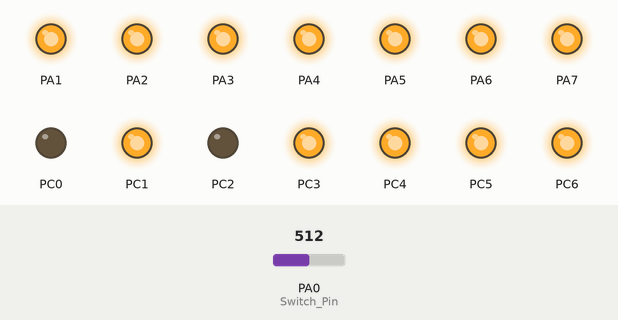
Simulated run of this program. Board: ATmega32, built with avr-gcc and emulated at 12 MHz (the files do not name the chip). Parts: output pins drawn as LEDs (lit = HIGH). The test bench sets the inputs (shaded band); at power-on: PA0 (Switch_Pin) = 512. Pins used as bus, display or sensor lines are not drawn.

Above: at 0.1 s.
Timing chart, 0 to 1.6 s (numbered marks = the images above):
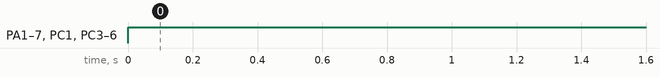

The program:

main.c
```c
/*******************************/
/* Author  : Areej Ayman Helal */
/* Version : V01               */
/* Date    : 3 Feb  2020       */
/*******************************/

#include "STD_TYPES.h"
#include <util/delay.h>

#include "PORT_interface.h"
#include "DIO_interface.h"
#include "CLCD_interface.h"
#include "ADC_interface.h"
# define F_CPU 12000000UL


#include "PORT_register.h"

void main (void)
{
	PortInitialize();
	CLCD_voidInitialize();
	ADC_init();
	 while(1)
	 {
		 u8 ADC_Reading= ADC_GetChannelReading(0);
		 u16 Analog_value_MV= ((u32)ADC_Reading*5000UL)/256UL;
		 u16 Temp = Analog_value_MV/10;
		 CLCD_voidWriteCmd(0b00000001);
		 CLCD_voidWriteNumber(Temp);
	 }
}
```

CLCD_config.h
```c
/*******************************/
/* Author  : Areej Ayman Helal */
/* Version : V01               */
/* Date    : 3 Feb  2020       */
/*******************************/

#define CLCD_u8_RS_PORT 'D'
#define CLCD_u8_RS_PIN	0

#define CLCD_u8_RW_PORT 'D'
#define CLCD_u8_RW_PIN	1

#define CLCD_u8_E_PORT 'D'
#define CLCD_u8_E_PIN	2

#define CLCD_u8_DATA_PORT 'B'

#define CLCD_u8_D0	7
#define CLCD_u8_D1	6
#define CLCD_u8_D2	5
#define CLCD_u8_D3	4
#define CLCD_u8_D4	3
#define CLCD_u8_D5	2
#define CLCD_u8_D6	1
#define CLCD_u8_D7	0

/*
 * Options: 1-FOUR_BITS_MODE
 * 			2-EIGHT_BITS_MODE*/
#define CLCD_u8_DATA_LENGTH EIGHT_BITS_MODE
```

Switch_config.h
```c
/*******************************/
/* Author  : Areej Ayman Helal */
/* Version : V01               */
/* Date    : 3 Feb  2020       */
/*******************************/

/*Choose value from 0 to 1*/
#define Switch_Pin 0

/*Choose value from 'A' , 'B' , 'C' ,'D' */
#define Switch_Port 'A'

/*Choose PULL UP 1 , PULL DOWN 0*/
#define RELEASE_State 1
```

ADC_interface.h
```c
/*******************************/
/* Author  : Areej Ayman Helal */
/* Version : V01               */
/* Date    : 3 Feb  2020       */
/*******************************/


#ifndef ADC_INTERFACE_H_
#define ADC_INTERFACE_H_

#define ADMUX   *((volatile u8 *)0x27)
#define ADCSRA  *((volatile u8 *)0x26)
#define ADCH    *((volatile u8 *)0x25)
#define ADCL    *((volatile u8 *)0x24)

void ADC_init(void);
u8 ADC_GetChannelReading(u8 channel);
#endif /* ADC_INTERFACE_H_ */
```

ADC_program.c
```c
/*******************************/
/* Author  : Areej Ayman Helal */
/* Version : V01               */
/* Date    : 3 Feb  2020       */
/*******************************/

#include "STD_TYPES.h"
#include "BIT_MATH.h"
#include "ADC_interface.h"
void ADC_init(void){
	/*AREF is selected*/
	CLR_BIT(ADMUX,7);
	SET_BIT(ADMUX,6);
	/*Left adjustment is selected*/
	SET_BIT(ADMUX,5);
	/*Enable ADC*/
	SET_BIT(ADCSRA,7);
	/*Prescaler is 128 */
	SET_BIT(ADCSRA,2);
	SET_BIT(ADCSRA,1);
	SET_BIT(ADCSRA,0);
}
 u8 ADC_GetChannelReading(u8 channel){
	 ADMUX &=0b11100000;
	 ADMUX |=channel;
	 /*enable ADC*/
	 //SET_BIT(ADCSRA,7);
	 /*Start ADC*/
	 SET_BIT(ADCSRA,6);
	 while((GET_BIT(ADCSRA,4))==0);
	 /*Clear the flag*/
	 SET_BIT(ADCSRA,4);
	 return ADCH;
 }
```

CLCD_interface.h
```c
/*******************************/
/* Author  : Areej Ayman Helal */
/* Version : V01               */
/* Date    : 3 Feb  2020       */
/*******************************/

/*Description : This API shall initialize LCD*/
void CLCD_voidInitialize(void);

/*Description : This API shall display data on LCD*/
void CLCD_voidWriteData(u8 copy_u8Data);

/*Description : This API shall excute command on LCD*/
void CLCD_voidWriteCmd(u8 copy_u8Cmd);


void setLocation(u8 Row,u8 Col);

/*Description : This API shall excute command on LCD*/
void CLCD_voidWriteCmd(u8 copy_u8Cmd);

#define CLCD_u8_LINE_ONE 0
#define CLCD_u8_LINE_TWO 1

void CLCD_voidGoToXPos(u8 Copy_u8XPos,u8 Copy_u8YPos);

void CLCD_void_WriteString(const char* Copy_pchString);

void CLCD_voidWriteNumber(float number) ;
```

CLCD_program.c
```c
/*******************************/
/* Author  : Areej Ayman Helal */
/* Version : V01               */
/* Date    : 3 Feb  2020       */
/*******************************/

#include "STD_TYPES.h"
#include "BIT_MATH.h"
#include <util/delay.h>
#include "DIO_interface.h"
#include "CLCD_interface.h"
#include "CLCD_config.h"
#include "CLCD_register.h"
#include "CLCD_private.h"


/*Description : This API shall initialize LCD*/
void CLCD_voidInitialize(void)
{

	_delay_ms(40);
#if CLCD_u8_DATA_LENGTH == FOUR_BITS_MODE

	/*Set RS = 0 */
	DIO_setPinValue(CLCD_u8_RS_PORT,CLCD_u8_RS_PIN,0);

	/*Set RW = 0 */
	DIO_setPinValue(CLCD_u8_RW_PORT,CLCD_u8_RW_PIN,0);

	/*Send 0010*/
	CLCD_voidSetHalfDataPort(0b0010);
	/*Send Enable Pulse */
	CLCD_voidSetEnablePulse();

	/*Send 0010 Again*/
	CLCD_voidSetHalfDataPort(0b0010);
	/*Send Enable Pulse */
	CLCD_voidSetEnablePulse();

	/*Send 2 Lines Display , Font =5*7*/
	CLCD_voidSetHalfDataPort(0b1000);
	/*Send Enable Pulse */
	CLCD_voidSetEnablePulse();
	/*Display On Command*/
	CLCD_voidWriteCmd(0b00001100);
	/*Display Clear*/
	CLCD_voidWriteCmd(0b00000001);
	_delay_ms(2);

#elif	CLCD_u8_DATA_LENGTH == EIGHT_BITS_MODE
	/*Set Two Lines*/
	CLCD_voidWriteCmd(0b00111100);
	/*Display On Command*/
	CLCD_voidWriteCmd(0b00001100);
	/*Display Clear*/
	CLCD_voidWriteCmd(0b00000001);
	_delay_ms(2);

#else #error "wrong Data Length Choice"
#endif


}

/*Description : This API shall display data on LCD*/
void CLCD_voidWriteData(u8 Copy_u8Data)
{
	/*Set RS = 1 */
	DIO_setPinValue(CLCD_u8_RS_PORT,CLCD_u8_RS_PIN,1);
	/*Set RW = 0 */
	DIO_setPinValue(CLCD_u8_RW_PORT,CLCD_u8_RW_PIN,0);


#if CLCD_u8_DATA_LENGTH == FOUR_BITS_MODE
	/*Set Higher Order 4 bits of the command*/
	CLCD_voidSetHalfDataPort(Copy_u8Data >> 4);

	/*Send the enable Pulse*/
	CLCD_voidSetEnablePulse();

	/*Set Lower Order 4 bits of the command*/
	CLCD_voidSetHalfDataPort(Copy_u8Data);

	/*Send the enable Pulse*/
	CLCD_voidSetEnablePulse();

#elif CLCD_u8_DATA_LENGTH == EIGHT_BITS_MODE
	/*Set Data on data port */
	CLCD_voidSetDataPort(Copy_u8Data);

	/*Send the enable Pulse*/
	CLCD_voidSetEnablePulse();

#else	#error "Wrong Data Length Choice"
#endif


}

/*Description : This API shall excute command on LCD*/
void CLCD_voidWriteCmd(u8 Copy_u8Cmd)
{

	/*Set RS = 0 */
	DIO_setPinValue(CLCD_u8_RS_PORT,CLCD_u8_RS_PIN,0);

	/*Set RW = 0 */
	DIO_setPinValue(CLCD_u8_RW_PORT,CLCD_u8_RW_PIN,0);

#if CLCD_u8_DATA_LENGTH == FOUR_BITS_MODE
	/*Set Higher Order 4 bits of the command*/
	CLCD_voidSetHalfDataPort(Copy_u8Cmd >> 4);

	/*Send the enable Pulse*/
	CLCD_voidSetEnablePulse();

	/*Set Lower Order 4 bits of the command*/
	CLCD_voidSetHalfDataPort(Copy_u8Cmd);

	/*Send the enable Pulse*/
	CLCD_voidSetEnablePulse();

#elif CLCD_u8_DATA_LENGTH == EIGHT_BITS_MODE
	/*Set Data on data port */
	CLCD_voidSetDataPort(Copy_u8Cmd);

	/*Send the enable Pulse*/
	CLCD_voidSetEnablePulse();

#else	#error "Wrong Data Length Choice"
#endif

}

static void CLCD_voidSetEnablePulse(void)
{
	/*Enable pulse */
	DIO_setPinValue(CLCD_u8_E_PORT,CLCD_u8_E_PIN,1);
	_delay_ms(1);
	DIO_setPinValue(CLCD_u8_E_PORT,CLCD_u8_E_PIN,0);
	_delay_ms(1);

}

static void CLCD_voidSetHalfDataPort(u8 Copy_u8Data)
{
	u8 Local_u8BitVal;
	Local_u8BitVal = GET_BIT(Copy_u8Data,0);
	DIO_setPinValue(CLCD_u8_DATA_PORT,CLCD_u8_D4,Local_u8BitVal);

	Local_u8BitVal = GET_BIT(Copy_u8Data,1);
	DIO_setPinValue(CLCD_u8_DATA_PORT,CLCD_u8_D5,Local_u8BitVal);

	Local_u8BitVal = GET_BIT(Copy_u8Data,2);
	DIO_setPinValue(CLCD_u8_DATA_PORT,CLCD_u8_D6,Local_u8BitVal);

	Local_u8BitVal = GET_BIT(Copy_u8Data,3);
	DIO_setPinValue(CLCD_u8_DATA_PORT,CLCD_u8_D7,Local_u8BitVal);
}


static void CLCD_voidSetDataPort(u8 Copy_u8Data)
{
	u8 Local_u8BitVal;
	Local_u8BitVal = GET_BIT(Copy_u8Data,0);
	DIO_setPinValue(CLCD_u8_DATA_PORT,CLCD_u8_D0,Local_u8BitVal);
	Local_u8BitVal = GET_BIT(Copy_u8Data,1);
	DIO_setPinValue(CLCD_u8_DATA_PORT,CLCD_u8_D1,Local_u8BitVal);
	Local_u8BitVal = GET_BIT(Copy_u8Data,2);
	DIO_setPinValue(CLCD_u8_DATA_PORT,CLCD_u8_D2,Local_u8BitVal);
	Local_u8BitVal = GET_BIT(Copy_u8Data,3);
	DIO_setPinValue(CLCD_u8_DATA_PORT,CLCD_u8_D3,Local_u8BitVal);
	Local_u8BitVal = GET_BIT(Copy_u8Data,4);
	DIO_setPinValue(CLCD_u8_DATA_PORT,CLCD_u8_D4,Local_u8BitVal);
	Local_u8BitVal = GET_BIT(Copy_u8Data,5);
	DIO_setPinValue(CLCD_u8_DATA_PORT,CLCD_u8_D5,Local_u8BitVal);
	Local_u8BitVal = GET_BIT(Copy_u8Data,6);
	DIO_setPinValue(CLCD_u8_DATA_PORT,CLCD_u8_D6,Local_u8BitVal);
	Local_u8BitVal = GET_BIT(Copy_u8Data,7);
	DIO_setPinValue(CLCD_u8_DATA_PORT,CLCD_u8_D7,Local_u8BitVal);
}


void setLocation(u8 Row,u8 Col)
{
	switch(Row)
	{
	case 0:
		switch(Col)
		{
		case 1:
			/*set ddram*/
			CLCD_voidWriteCmd(0b10000000);
			break;
		case 2:
			/*set ddram*/
			CLCD_voidWriteCmd(0b10000010);
			break;
		case 3:
			/*set ddram*/
			CLCD_voidWriteCmd(0b10000100);
			break;
		case 4:
			/*set ddram*/
			CLCD_voidWriteCmd(0b10000111);
			break;
		case 5:
			/*set ddram*/
			CLCD_voidWriteCmd(0b10001000);
			break;
		case 6:
			/*set ddram*/
			CLCD_voidWriteCmd(0b10001010);
			break;
		case 7:
			/*set ddram*/
			CLCD_voidWriteCmd(0b10001100);
			break;
		case 8:
			/*set ddram*/
			CLCD_voidWriteCmd(0b10001110);
			break;

		}

		break;
		case 1:
			switch(Col)
			{
			case 1:
				/*set ddram*/
				CLCD_voidWriteCmd(0b11000000);
				break;
			case 2:
				/*set ddram*/
				CLCD_voidWriteCmd(0b11000010);
				break;
			case 3:
				/*set ddram*/
				CLCD_voidWriteCmd(0b11000100);
				break;
			case 4:
				/*set ddram*/
				CLCD_voidWriteCmd(0b11000110);
				break;
			case 5:
				/*set ddram*/
				CLCD_voidWriteCmd(0b11001000);
				break;
			case 6:
				/*set ddram*/
				CLCD_voidWriteCmd(0b11001010);
				break;
			case 7:
				/*set ddram*/
				CLCD_voidWriteCmd(0b10001100);
				break;
			case 8:
				/*set ddram*/
				CLCD_voidWriteCmd(0b11001110);
				break;

			}
			break;
	}

}

void CLCD_voidGoToXPos(u8 Copy_u8XPos,u8 Copy_u8YPos)
{
	u8 Local_u8DDRamAdd;
	if(Copy_u8YPos==CLCD_u8_LINE_ONE)
	{
		Local_u8DDRamAdd=Copy_u8XPos;
	}
	else if(Copy_u8YPos==CLCD_u8_LINE_TWO)
	{
		Local_u8DDRamAdd=Copy_u8XPos + CLCD_u8_LINE_TWO_ADD_OFFSET;
	}
	else
	{
		/*Do Nothing*/
	}
	CLCD_voidWriteCmd(Local_u8DDRamAdd|CLCD_u8_SET_DDRAM_ADD_CMD);
}

void CLCD_void_WriteString(const char* Copy_pchString)
{
	while(*Copy_pchString !='\0')
	{
		CLCD_voidWriteData(*Copy_pchString);
		Copy_pchString ++;
	}
}

//basma function
void CLCD_voidWriteNumber(float number) {
	number = ((u32) (number * 100 + .5) / 100.0);
	if(number==0.00){
		CLCD_void_WriteString("0.00");
	}
	else{
	u32 decimal_value = number * 100;
	u8 count = 0;
	u32 temp = decimal_value;
	while (temp > 0) {
		temp = temp / 10;
		count++;
	}
	u8 arr[count];
    int i;
	for (i = count - 1; i >= 0; i--) {
		arr[i] = decimal_value % 10;
		decimal_value = decimal_value / 10;
	}
	for (i = 0; i < count - 2; i++) {
		CLCD_voidWriteData(arr[i]+48);
	}
	CLCD_voidWriteData('.');
	for (i = count - 2; i < count; i++) {
		CLCD_voidWriteData(arr[i]+48);
	}
	}
}
```

Switch_interface.h
```c
/*******************************/
/* Author  : Areej Ayman Helal */
/* Version : V01               */
/* Date    : 3 Feb  2020       */
/*******************************/

u8 getSwitchState(void);
```

Switch_program.c
```c
/*******************************/
/* Author  : Areej Ayman Helal */
/* Version : V01               */
/* Date    : 3 Feb  2020       */
/*******************************/

#include "STD_TYPES.h"
#include "BIT_MATH.h"

#include "DIO_interface.h"


#include "Switch_interface.h"
#include "Switch_config.h"
#include "Switch_private.h"


u8 getSwitchState(void)
{
	u8 Result;
	Result = DIO_getPinValue(Switch_Port , Switch_Pin  );
	#if RELEASE_STATE == 0

		return Result;

	#else

		return Result ^ 1 ; /*or we can Toggle to reverse the result */
	#endif
}
```

BIT_MATH.h
```c
/*******************************/
/* Author  : Areej Ayman Helal */
/* Version : V01               */
/* Date    : 3 Feb  2020       */
/*******************************/

#define SET_BIT(VAR,BIT_NO) (VAR|=(1<<BIT_NO))
#define CLR_BIT(VAR,BIT_NO) (VAR &=(~(1<<BIT_NO)))
#define TOGGLE_BIT(VAR,BIT_NO) (VAR ^=(1<<BIT_NO))
#define GET_BIT(VAR,BIT_NO) ((VAR >>BIT_NO) &0x01)
```

CLCD_private.h
```c
/*******************************/
/* Author  : Areej Ayman Helal */
/* Version : V01               */
/* Date    : 3 Feb  2020       */
/*******************************/

static void CLCD_voidSetDataPort(u8 Copy_u8Data);
#define CLCD_u8_LINE_TWO_ADD_OFFSET 	0x40
#define CLCD_u8_SET_DDRAM_ADD_CMD 		0x80
#define FOUR_BITS_MODE 					0
#define EIGHT_BITS_MODE 				1
static void CLCD_voidSetHalfDataPort(u8 Copy_u8Data);
static void CLCD_voidSetEnablePulse(void);
```

CLCD_register.h
```c
/*******************************/
/* Author  : Areej Ayman Helal */
/* Version : V01               */
/* Date    : 3 Feb  2020       */
/*******************************/
```

DIO_config.h
```c
/*******************************/
/* Author  : Areej Ayman Helal */
/* Version : V01               */
/* Date    : 3 Feb  2020       */
/*******************************/
```

DIO_interface.h
```c
/*******************************/
/* Author  : Areej Ayman Helal */
/* Version : V01               */
/* Date    : 3 Feb  2020       */
/*******************************/

#include "STD_TYPES.h"
void DIO_setPinValue(u8 Port , u8 Pin , u8 Val);
void DIO_setPinDirection(u8 Port , u8 Pin , u8 Dir);
u8 DIO_getPinValue(u8 Port , u8 Pin );
```

DIO_private.h
```c
/*******************************/
/* Author  : Areej Ayman Helal */
/* Version : V01               */
/* Date    : 3 Feb  2020       */
/*******************************/
```

DIO_program.c
```c
/*******************************/
/* Author  : Areej Ayman Helal */
/* Version : V01               */
/* Date    : 3 Feb  2020       */
/*******************************/

#include "STD_TYPES.h"
#include "BIT_MATH.h"
#include "DIO_interface.h"
#include "DIO_private.h"
#include "DIO_register.h"
#include "DIO_config.h"

void DIO_setPinDirection(u8 Port , u8 Pin , u8 Dir)
{
	switch(Port)
	{
		case 'A' :
			if(Dir == 0 )
			{
				CLR_BIT(DDRA,Pin);
			}
			else
			{
				SET_BIT(DDRA,Pin);
			}
			break;
		case 'B' :
			if(Dir == 0 )
			{
				CLR_BIT(DDRB,Pin);
			}
			else
			{
				SET_BIT(DDRB,Pin);
			}
			break;
		case 'C' :
			if(Dir == 0 )
			{
				CLR_BIT(DDRC,Pin);
			}
			else
			{
				SET_BIT(DDRC,Pin);
			}
			break;
		case 'D' :
			if(Dir == 0 )
			{
				CLR_BIT(DDRD,Pin);
			}
			else
			{
				SET_BIT(DDRD,Pin);
			}
			break;

	}
}
void DIO_setPinValue(u8 Port , u8 Pin , u8 Val)
{
	switch(Port)
	{
		case 'A' :
			if(Val == 0 )
			{
				CLR_BIT(PORTA,Pin);
			}
			else
			{
				SET_BIT(PORTA,Pin);
			}
			break;

		case 'B' :
			if(Val == 0 )
			{
				CLR_BIT(PORTB,Pin);
			}
			else
			{
				SET_BIT(PORTB,Pin);
			}
			break;

		case 'C' :
			if(Val == 0 )
			{
				CLR_BIT(PORTC,Pin);
			}
			else
			{
				SET_BIT(PORTC,Pin);
			}
			break;

		case 'D' :
			if(Val == 0 )
			{
				CLR_BIT(PORTD,Pin);
			}
			else
			{
				SET_BIT(PORTD,Pin);
			}
			break;


	}
}


u8 DIO_getPinValue(u8 Port , u8 Pin )
{
	u8 Result;
	switch(Port)
	{
		case 'A' :
			Result= GET_BIT(PINA,Pin);
			break;

		case 'B' :
			Result= GET_BIT(PINB,Pin);
			break;

		case 'C' :
			Result= GET_BIT(PINC,Pin);
			break;

		case 'D' :
			Result= GET_BIT(PIND,Pin);
			break;

	}
	return Result;
}
```

DIO_register.h
```c
/*******************************/
/* Author  : Areej Ayman Helal */
/* Version : V01               */
/* Date    : 3 Feb  2020       */
/*******************************/

#define PORTA *((u8*)0x3B)
#define DDRA  *((u8*)0x3A)
#define PINA  *((u8*)0x39)
#define PORTB *((u8*)0x38)
#define DDRB  *((u8*)0x37)
#define PINB  *((u8*)0x36)
#define PORTC *((u8*)0x35)
#define DDRC  *((u8*)0x34)
#define PINC  *((u8*)0x33)
#define PORTD *((u8*)0x32)
#define DDRD  *((u8*)0x31)
#define PIND  *((u8*)0x30)
```

PORT_config.h
```c
/*******************************/
/* Author  : Areej Ayman Helal */
/* Version : V01               */
/* Date    : 3 Feb  2020       */
/*******************************/

/*Input =0 , Output =1*/
#define PORTA_PIN0_DIR   0
#define PORTA_PIN1_DIR   1
#define PORTA_PIN2_DIR   1
#define PORTA_PIN3_DIR   1
#define PORTA_PIN4_DIR   1
#define PORTA_PIN5_DIR   1
#define PORTA_PIN6_DIR   1
#define PORTA_PIN7_DIR   1

#define PORTB_PIN0_DIR   1
#define PORTB_PIN1_DIR   1
#define PORTB_PIN2_DIR   1
#define PORTB_PIN3_DIR   1
#define PORTB_PIN4_DIR   1
#define PORTB_PIN5_DIR   1
#define PORTB_PIN6_DIR   1
#define PORTB_PIN7_DIR   1

#define PORTC_PIN0_DIR   1
#define PORTC_PIN1_DIR   1
#define PORTC_PIN2_DIR   1
#define PORTC_PIN3_DIR   1
#define PORTC_PIN4_DIR   1
#define PORTC_PIN5_DIR   1
#define PORTC_PIN6_DIR   1
#define PORTC_PIN7_DIR   1

#define PORTD_PIN0_DIR   1
#define PORTD_PIN1_DIR   1
#define PORTD_PIN2_DIR   1
#define PORTD_PIN3_DIR   1
#define PORTD_PIN4_DIR   1
#define PORTD_PIN5_DIR   1
#define PORTD_PIN6_DIR   1
#define PORTD_PIN7_DIR   1

/*Choose initial value for pins
	0 low for value , floating for input
	1 high for output , internal pull-up for input */
#define PORTA_PIN0_INITIAL_VALUE   0
#define PORTA_PIN1_INITIAL_VALUE   1
#define PORTA_PIN2_INITIAL_VALUE   1
#define PORTA_PIN3_INITIAL_VALUE   1
#define PORTA_PIN4_INITIAL_VALUE   1
#define PORTA_PIN5_INITIAL_VALUE   1
#define PORTA_PIN6_INITIAL_VALUE   1
#define PORTA_PIN7_INITIAL_VALUE   1

#define PORTB_PIN0_INITIAL_VALUE   1
#define PORTB_PIN1_INITIAL_VALUE   1
#define PORTB_PIN2_INITIAL_VALUE   1
#define PORTB_PIN3_INITIAL_VALUE   1
#define PORTB_PIN4_INITIAL_VALUE   1
#define PORTB_PIN5_INITIAL_VALUE   1
#define PORTB_PIN6_INITIAL_VALUE   1
#define PORTB_PIN7_INITIAL_VALUE   1

#define PORTC_PIN0_INITIAL_VALUE   0
#define PORTC_PIN1_INITIAL_VALUE   1
#define PORTC_PIN2_INITIAL_VALUE   0
#define PORTC_PIN3_INITIAL_VALUE   1
#define PORTC_PIN4_INITIAL_VALUE   1
#define PORTC_PIN5_INITIAL_VALUE   1
#define PORTC_PIN6_INITIAL_VALUE   1
#define PORTC_PIN7_INITIAL_VALUE   1

#define PORTD_PIN0_INITIAL_VALUE   1
#define PORTD_PIN1_INITIAL_VALUE   1
#define PORTD_PIN2_INITIAL_VALUE   1
#define PORTD_PIN3_INITIAL_VALUE   1
#define PORTD_PIN4_INITIAL_VALUE   1
#define PORTD_PIN5_INITIAL_VALUE   1
#define PORTD_PIN6_INITIAL_VALUE   1
#define PORTD_PIN7_INITIAL_VALUE   1
```

PORT_interface.h
```c
/*******************************/
/* Author  : Areej Ayman Helal */
/* Version : V01               */
/* Date    : 3 Feb  2020       */
/*******************************/

void PortInitialize(void);
```

PORT_program.c
```c
/*******************************/
/* Author  : Areej Ayman Helal */
/* Version : V01               */
/* Date    : 3 Feb  2020       */
/*******************************/

#include "STD_TYPES.h"
#include "BIT_MATH.h"

#include "PORT_interface.h"
#include "PORT_register.h"
#include "PORT_config.h"
#include "PORT_private.h"

void PortInitialize(void)
{
	DDRA = PORTA_DIR;
	DDRB = PORTB_DIR;
	DDRC = PORTC_DIR;
	DDRD = PORTD_DIR;

	PORTA = PORTA_INITIAL_VALUE;
	PORTB = PORTB_INITIAL_VALUE;
	PORTC = PORTC_INITIAL_VALUE;
	PORTD = PORTD_INITIAL_VALUE;
}
```

Source omitted: PORT_private.h (1835 bytes), PORT_register.h (399 bytes), STD_TYPES.h (401 bytes), Switch_private.h (169 bytes)

Measured:
- by itself, PA1–7, PC1, PC3–6: LOW → HIGH at 0.00 s
